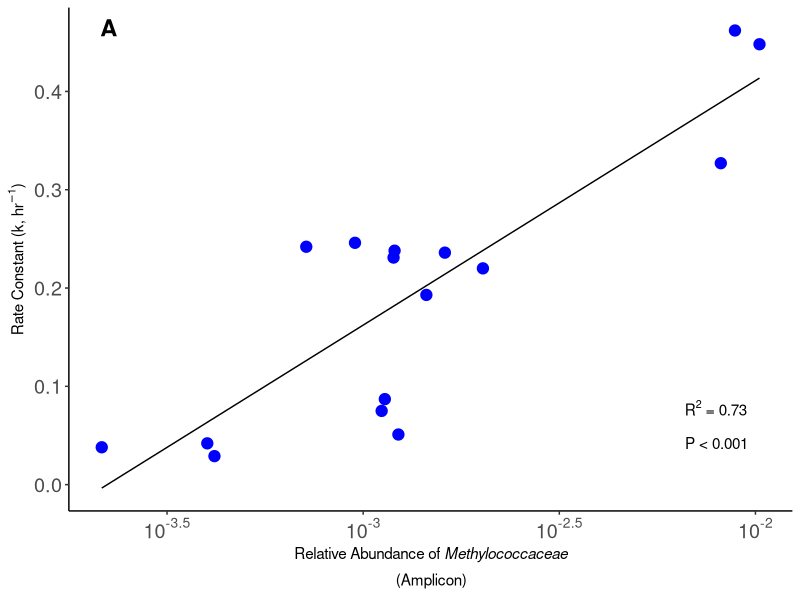

Write R code to recreate this figure.
library(ggplot2)
library(ggtext)
library(scales)
library(grid)
library(gridExtra)

## Rate constant correlations

#Microbiological Data
All_16S <- read.csv(file = "16S_all.csv",header = TRUE)
T0_16S <- All_16S[All_16S$Time==0,]

Mco <- log10(T0_16S$Methylococcaceae)
Mm <- log10(T0_16S$Methylomonadaceae)
Mcy <- log10(T0_16S$Methylocystaceae)
Ma <- log10(T0_16S$Methylacidiphilaceae)
Mp <- log10(T0_16S$Methylophilaceae)

############
# Averages #
############

oct_2020 <- subset(All_16S, Experiment == "OCT_2020")
june_1_21 <- subset(All_16S, Experiment == "JL1")
june_2_21 <- subset(All_16S, Experiment == "JL2")
july_2021 <- subset(All_16S, Experiment == "JL3")
oct_2021 <- subset(All_16S, Experiment == "OCT_21")
nov_2021 <- subset(All_16S, Experiment == "NOV_21")

Mco_oct_2020_avg <- unname(sapply(split(oct_2020$Methylococcaceae, oct_2020$Box), mean))
Mm_oct_2020_avg <- unname(sapply(split(oct_2020$Methylomonadaceae, oct_2020$Box), mean))
Mcy_oct_2020_avg <- unname(sapply(split(oct_2020$Methylocystaceae, oct_2020$Box), mean))
Ma_oct_2020_avg <- unname(sapply(split(oct_2020$Methylacidiphilaceae, oct_2020$Box), mean))
Mp_oct_2020_avg <- unname(sapply(split(oct_2020$Methylophilaceae, oct_2020$Box), mean))

Mco_june_1_21_avg <- unname(sapply(split(june_1_21$Methylococcaceae, june_1_21$Box), mean))
Mm_june_1_21_avg <- unname(sapply(split(june_1_21$Methylomonadaceae, june_1_21$Box), mean))
Mcy_june_1_21_avg <- unname(sapply(split(june_1_21$Methylocystaceae, june_1_21$Box), mean))
Ma_june_1_21_avg <- unname(sapply(split(june_1_21$Methylacidiphilaceae, june_1_21$Box), mean))
Mp_june_1_21_avg <- unname(sapply(split(june_1_21$Methylophilaceae, june_1_21$Box), mean))

Mco_june_2_21_avg <- unname(sapply(split(june_2_21$Methylococcaceae, june_2_21$Box), mean))
Mm_june_2_21_avg <- unname(sapply(split(june_2_21$Methylomonadaceae, june_2_21$Box), mean))
Mcy_june_2_21_avg <- unname(sapply(split(june_2_21$Methylocystaceae, june_2_21$Box), mean))
Ma_june_2_21_avg <- unname(sapply(split(june_2_21$Methylacidiphilaceae, june_2_21$Box), mean))
Mp_june_2_21_avg <- unname(sapply(split(june_2_21$Methylophilaceae, june_2_21$Box), mean))

Mco_july_2021_avg <- unname(sapply(split(july_2021$Methylococcaceae, july_2021$Box), mean))
Mm_july_2021_avg <- unname(sapply(split(july_2021$Methylomonadaceae, july_2021$Box), mean))
Mcy_july_2021_avg <- unname(sapply(split(july_2021$Methylocystaceae, july_2021$Box), mean))
Ma_july_2021_avg <- unname(sapply(split(july_2021$Methylacidiphilaceae, july_2021$Box), mean))
Mp_july_2021_avg <- unname(sapply(split(july_2021$Methylophilaceae, july_2021$Box), mean))

Mco_oct_2021_avg <- unname(sapply(split(oct_2021$Methylococcaceae, oct_2021$Box), mean))
Mm_oct_2021_avg <- unname(sapply(split(oct_2021$Methylomonadaceae, oct_2021$Box), mean))
Mcy_oct_2021_avg <- unname(sapply(split(oct_2021$Methylocystaceae, oct_2021$Box), mean))
Ma_oct_2021_avg <- unname(sapply(split(oct_2021$Methylacidiphilaceae, oct_2021$Box), mean))
Mp_oct_2021_avg <- unname(sapply(split(oct_2021$Methylophilaceae, oct_2021$Box), mean))

Mco_nov_2021_avg <- unname(sapply(split(nov_2021$Methylococcaceae, nov_2021$Box), mean))
Mm_nov_2021_avg <- unname(sapply(split(nov_2021$Methylomonadaceae, nov_2021$Box), mean))
Mcy_nov_2021_avg <- unname(sapply(split(nov_2021$Methylocystaceae, nov_2021$Box), mean))
Ma_nov_2021_avg <- unname(sapply(split(nov_2021$Methylacidiphilaceae, nov_2021$Box), mean))
Mp_nov_2021_avg <- unname(sapply(split(nov_2021$Methylophilaceae, nov_2021$Box), mean))


Mco_avg <- log10(c(Mco_oct_2020_avg,Mco_june_1_21_avg,Mco_june_2_21_avg,
                      Mco_july_2021_avg,Mco_oct_2021_avg,Mco_nov_2021_avg))
Mm_avg <- log10(c(Mm_oct_2020_avg,Mm_june_1_21_avg,Mm_june_2_21_avg,
                  Mm_july_2021_avg,Mm_oct_2021_avg,Mm_nov_2021_avg))
Mcy_avg <- log10(c(Mcy_oct_2020_avg,Mcy_june_1_21_avg,Mcy_june_2_21_avg,
                   Mcy_july_2021_avg,Mcy_oct_2021_avg,Mcy_nov_2021_avg))
Ma_avg <- log10(c(Ma_oct_2020_avg,Ma_june_1_21_avg,Ma_june_2_21_avg,
                  Ma_july_2021_avg,Ma_oct_2021_avg,Ma_nov_2021_avg))
Mp_avg <- log10(c(Mp_oct_2020_avg,Mp_june_1_21_avg,Mp_june_2_21_avg,
                  Mp_july_2021_avg,Mp_oct_2021_avg,Mp_nov_2021_avg))

###############

geochem <- read.csv(file = "T0_geochem.csv" ,sep = ",", header = TRUE)
row.names(geochem) <- geochem[,1] #set row names
geochem <- geochem[,-1] #remove first column
geochem <- geochem[,-5] #remove empty column at end

rate_constant <- geochem$Rate_Constant

#########################################################
## abundance relationship between methanos and methylos##
#########################################################

methano <- log(exp(Mco) + exp(Mm) + exp(Mcy))
methylo <- log(exp(Mp) + exp(Ma))

t.test(methano, methylo, alternative = "two.sided", paired = FALSE)
#t = -5.3545, df = 19.829, p-value = 3.147e-05
# 95% confidence interval: 
# -0.8599977 -0.3775966
# mean of x      mean of y
# -1.768112      -1.149315 

t.test(methano, methylo, alternative = "two.sided", paired = TRUE)
#t = -4.6209, df = 15, p-value = 0.0003329
#95 percent confidence interval:
# -0.9042276 -0.3333667
#mean of the differences
#-0.6187972 

###########
# Pearson #
###########

#Regular 
cor.test(rate_constant,Ma, method = "pearson") 
# r = -0.6131463, t = -2.9041, p-value = 0.01155 # -- *
# 0.38
cor.test(rate_constant,Mp, method = "pearson") 
# r = 0.3691961, t = 1.4864, p-value = 0.1593 # -- NS
# 0.14
cor.test(rate_constant,Mcy, method = "pearson")
# r = 0.6689373, t = 3.3672, p-value = 0.004603 -- **
# 0.45
cor.test(rate_constant,Mm, method = "pearson")
# r = 0.5513477, t = 2.4727, p-value = 0.02684 -- *
# 0.31

cor.test(rate_constant,Mco, method = "pearson") # -- *****
# r = 0.8561366, t = 6.1991, p-value = 2.318e-05
# 0.73


#Average
cor.test(rate_constant,Ma_avg, method = "pearson") 
# r = -0.4600364, t = -1.9386, p-value = 0.07298 # -- NS
cor.test(rate_constant,Mp_avg, method = "pearson") 
# r = 0.2554762, t = 0.98871, p-value = 0.3396 # -- NS
cor.test(rate_constant,Mcy_avg, method = "pearson")
# r = 0.7214054, t = 3.8978, p-value = 0.001609 -- **
cor.test(rate_constant,Mm_avg, method = "pearson")
# r = 0.5672939, t = 2.5775, p-value = 0.02192 -- *
cor.test(rate_constant,Mco_avg, method = "pearson") 
# r = 0.68261, t = 3.495, p-value = 0.00357 -- ** 


###########
# Results #
###########

#Methylococaceae T0 has the largest significant correlation. 

###########
## Plots ##
###########

rate_Mco <- ggplot() + 
  geom_point(aes(x = 10^(Mco), y = rate_constant), color = "blue", size =3.5) +
  labs(x=bquote(atop("Relative Abundance of"~italic("Methylococcaceae"),"(Amplicon)")), 
       y = expression(paste("Rate Constant (k, h", r^-1, ")"))) + 
  annotation_custom(grid::textGrob(label = "P < 0.001",
                                   x = unit(0.895, "npc"), y = unit(0.135, "npc"), 
                                   gp = gpar(color = "black", fontsize=11))) +
  annotation_custom(grid::textGrob(label = expression(R^2*" = 0.73"),
                                   x = unit(0.894, "npc"), y = unit(0.205, "npc"), 
                                   gp = gpar(color = "black", fontsize=11))) +
  annotation_custom(grid::textGrob(label = expression(bold("A")),
                                   x = unit(0.055, "npc"), y = unit(0.96, "npc"), 
                                   gp = gpar(color = "black", fontsize=17))) +
  scale_x_continuous(trans = "log10", breaks = trans_breaks("log10", function(x) 10^x),
                     labels = trans_format("log10", math_format(10^.x))) + 
  geom_smooth(aes(x = 10^(Mco), y = rate_constant), method = "lm", se=FALSE,
              color = "black", linewidth=0.5) +
  guides(linetype = "none", color = "none") + theme_classic() + 
  theme(axis.text = element_text(size=rel(1.3)))

rate_Mco